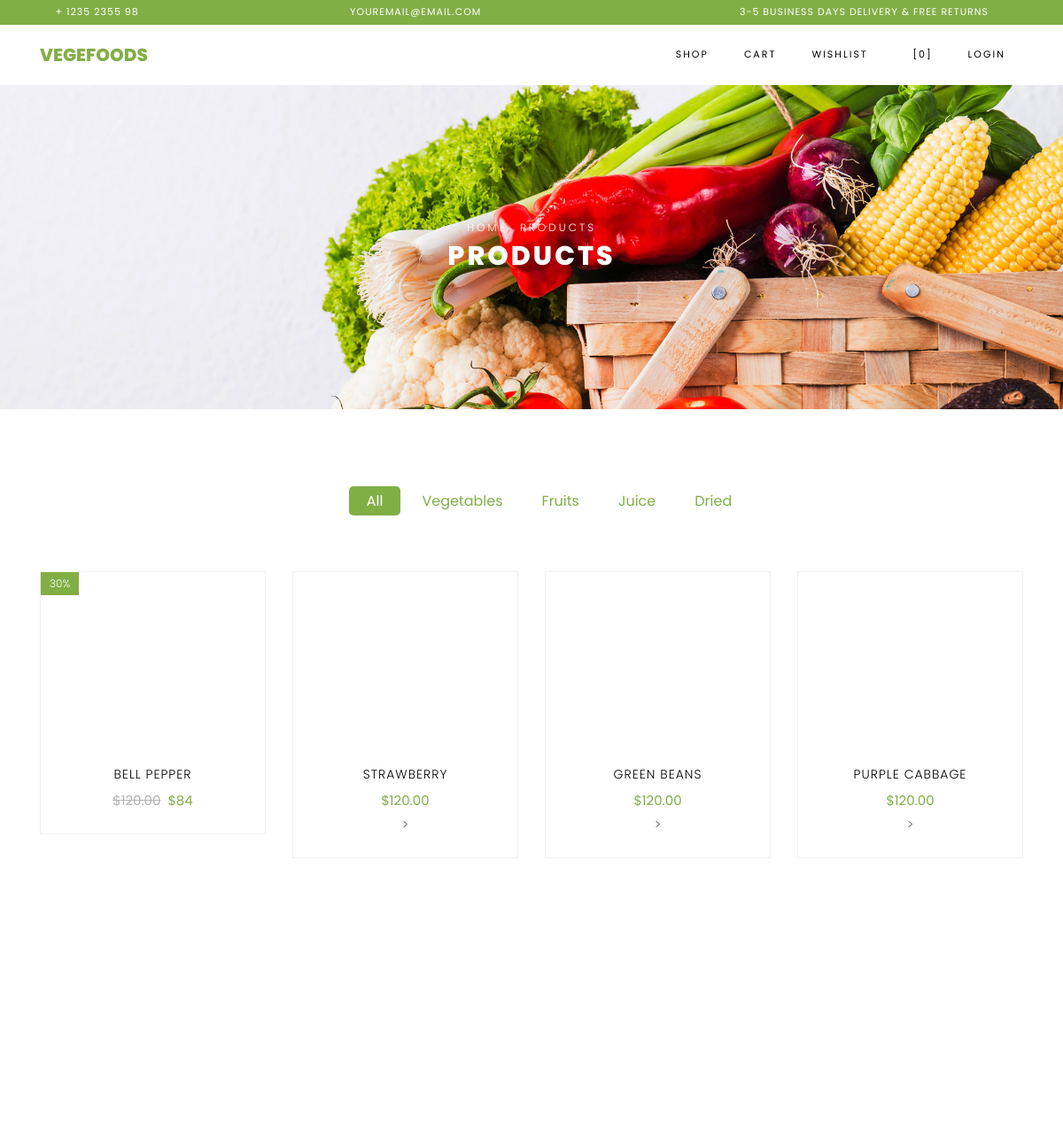
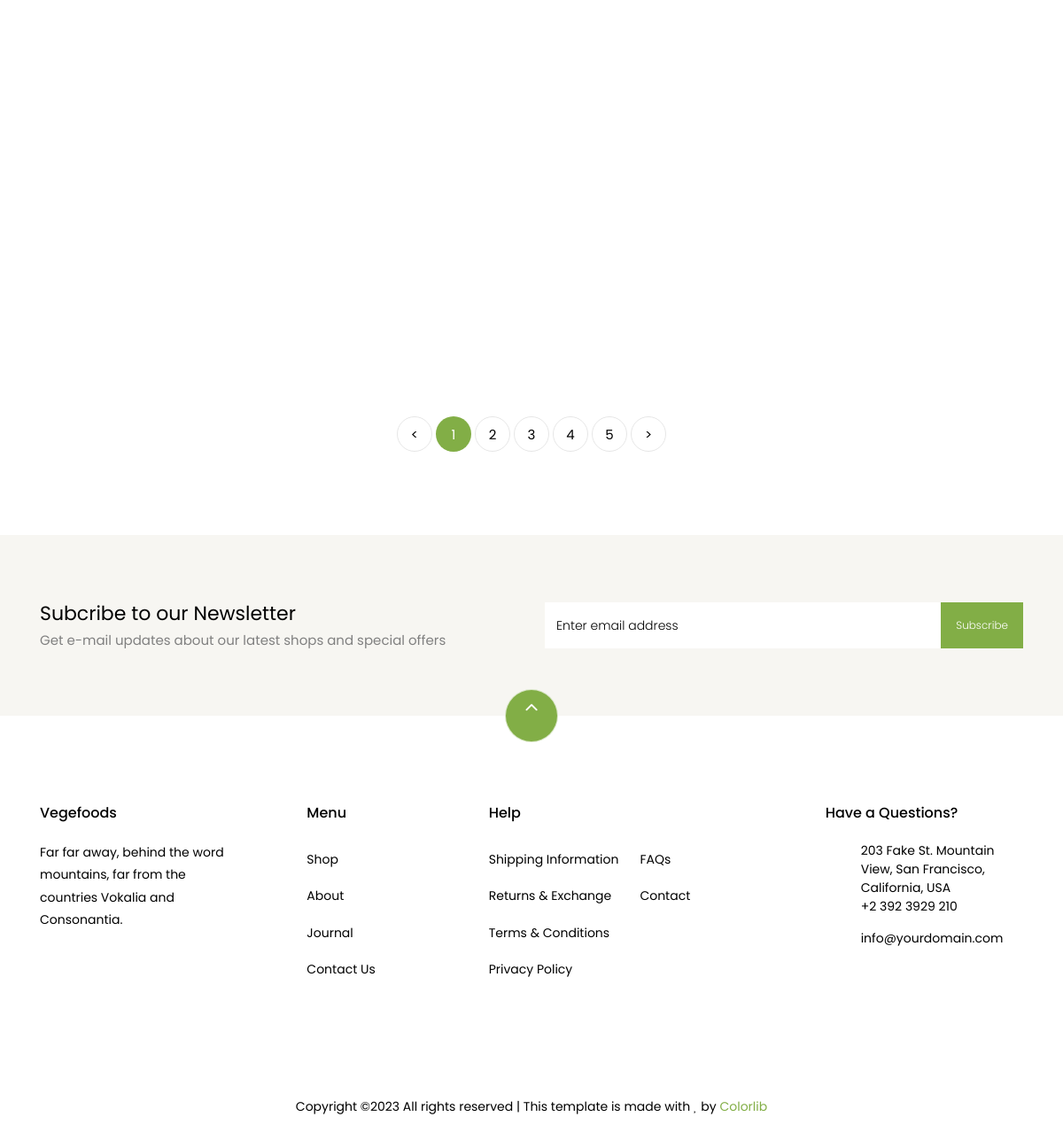
The page / on the database its author committed (2 pictures, top to bottom).
### store/models.py (models this page shows, shortened)
class Product(models.Model):
    name = models.CharField(max_length=255)
    description = models.TextField()
    price = models.DecimalField(max_digits=10, decimal_places=2)
    image = models.ImageField(upload_to='static/products/', null=True, blank=True)
    category = models.ForeignKey(Category, on_delete=models.CASCADE)
    created_time = models.DateTimeField(auto_now_add=True)
    updated_time = models.DateTimeField(auto_now=True)

### store/views.py (the view)
# urls.py: path('', ShopView.as_view(), name='shop'),
class ShopView(View):
    def get(self, request):
        discount_value = Case(When(discount__value__gte=0,
                                   discount__date_begin__lte=timezone.now(),
                                   discount__date_end__gte=timezone.now(),
                                   then=F('discount__value')),
                              default=0,
                              output_field=DecimalField(max_digits=10, decimal_places=2)
                              )
        price_with_discount = ExpressionWrapper(
            F('price') * (100.0 - F('discount_value')) / 100.0,
            output_field=DecimalField(max_digits=10, decimal_places=2)
        )
        products = Product.objects.annotate(
            discount_value=discount_value,
            price_before=F('price'),
            price_after=price_with_discount
        ).values('id', 'name', 'image', 'price_before', 'price_after',
                 'discount_value')
        return render(request, 'store/shop.html', {"data": products})

### store/templates/store/shop.html (shortened to what this page needs)
{% extends 'store/base.html' %}
{% load static %}
{% block content %}
     <div class="hero-wrap hero-bread" style="background-image: url({% static 'store/images/bg_1.jpg'%});">
      <div class="container">
        <div class="row no-gutters slider-text align-items-center justify-content-center">
          <div class="col-md-9 ftco-animate text-center">
          	<p class="breadcrumbs"><span class="mr-2"><a href="index.html">Home</a></span> <span>Products</span></p>
            <h1 class="mb-0 bread">Products</h1>
          </div>
        </div>
      </div>
    </div>
    <section class="ftco-section">
    	<div class="container">
    		<div class="row justify-content-center">
    			<div class="col-md-10 mb-5 text-center">
    				<ul class="product-category">
    					<li><a href="#" class="active">All</a></li>
    					<li><a href="#">Vegetables</a></li>
    					<li><a href="#">Fruits</a></li>
    					<li><a href="#">Juice</a></li>
    					<li><a href="#">Dried</a></li>
    				</ul>
    			</div>
    		</div>
    		<div class="row">
				{% for product in data %}
    			<div class="col-md-6 col-lg-3 ftco-animate">
    				<div class="product">
    					<a href="{% url 'store:product' product.id %}" class="img-prod"><img class="img-fluid" src="/{{ product.image }}" alt="Colorlib Template">
    						{% if product.discount_value %}
							<span class="status">{{product.discount_value}}%</span>
							{% endif %}
    					</a>
    					<div class="text py-3 pb-4 px-3 text-center">
    						<h3><a href="#">{{product.name}}</a></h3>
    						<div class="d-flex">
    							<div class="pricing">
									{% if product.discount_value %}
		    						<p class="price"><span class="mr-2 price-dc">${{product.price_before}}</span><span class="price-sale">${{product.price_after}}</span></p>
		    						{% else %}
									<p class="price"><span>${{product.price_before}}</span></p>>
									{% endif %}
								</div>
	    					</div>
    					</div>
    				</div>
    			</div>
				{% endfor %}
    		</div>
    		<div class="row mt-5">
          <div class="col text-center">
            <div class="block-27">
              <ul>
                <li><a href="#">&lt;</a></li>
                <li class="active"><span>1</span></li>
                <li><a href="#">2</a></li>
                <li><a href="#">3</a></li>
                <li><a href="#">4</a></li>
                <li><a href="#">5</a></li>
                <li><a href="#">&gt;</a></li>
              </ul>
            </div>
          </div>
        </div>
    	</div>
    </section>
		<section class="ftco-section ftco-no-pt ftco-no-pb py-5 bg-light">
      <div class="container py-4">
        <div class="row d-flex justify-content-center py-5">
          <div class="col-md-6">
          	<h2 style="font-size: 22px;" class="mb-0">Subcribe to our Newsletter</h2>
          	<span>Get e-mail updates about our latest shops and special offers</span>
          </div>
          <div class="col-md-6 d-flex align-items-center">
            <form action="#" class="subscribe-form">
              <div class="form-group d-flex">
                <input type="text" class="form-control" placeholder="Enter email address">
                <input type="submit" value="Subscribe" class="submit px-3">
              </div>
            </form>
          </div>
        </div>
      </div>
    </section>
{% endblock %}

### rows shown on the page
Product: discount_value "30", name "BELL PEPPER", price_before "120.00", price_after "84"
Product: name "STRAWBERRY", price_before "120.00"
Product: name "GREEN BEANS", price_before "120.00"
Product: name "PURPLE CABBAGE", price_before "120.00"
